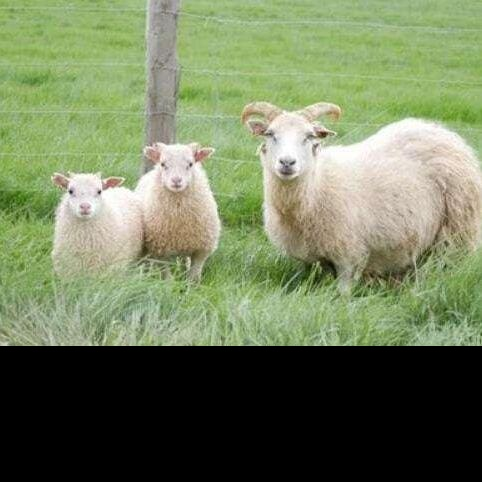
#> input picture 2022.01/p20220110/yolov3/yolov3_test/11.jpg, 482 x 482 px, found by its file name
$ python test05.py
#> lines starting #> are read from the running program, lines starting #| are printed output that depends on the picture; after the words box and inside, x2 and y2 are one past the last pixel; in counts of white or black regions, pixels touching at a corner belong together
import cv2
import numpy as np

img = cv2.imread("../img/11.jpg")
#> img is the input picture: shape (482, 482, 3); mean B, G, R 92.4, 126.2, 114.1
hsv = cv2.cvtColor(img,cv2.COLOR_BGR2HSV)
#> hsv: shape (482, 482, 3); mean H, S, V 28.2, 55.9, 128.3
lower_color = np.array([0,100,80])
upper_color = np.array([179,255,200])
mask = cv2.inRange(hsv,lower_color,upper_color)
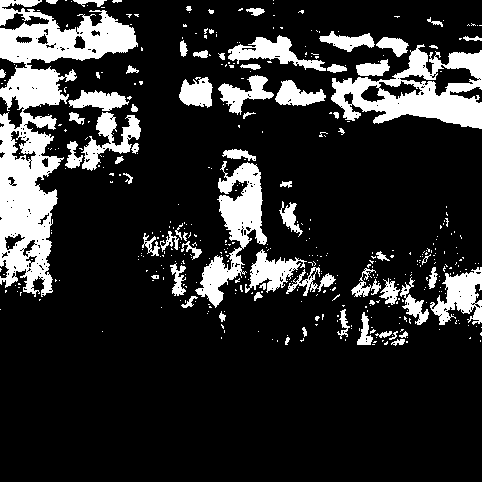
#> mask: shape (482, 482); 17.5% white; 439 white regions (369 under 20 px), largest, box (x1, y1, x2, y2) and area: (0, 0, 138, 297) 14344, (331, 44, 482, 129) 5975, (195, 161, 267, 308) 3757
cv2.imshow("src",img)
cv2.imshow("dst",mask)
cv2.waitKey(0)
cv2.destroyAllWindows()

$ run again, with 2022.01/p20220110/yolov3/yolov3_test/1.jpg copied over 2022.01/p20220110/yolov3/yolov3_test/11.jpg
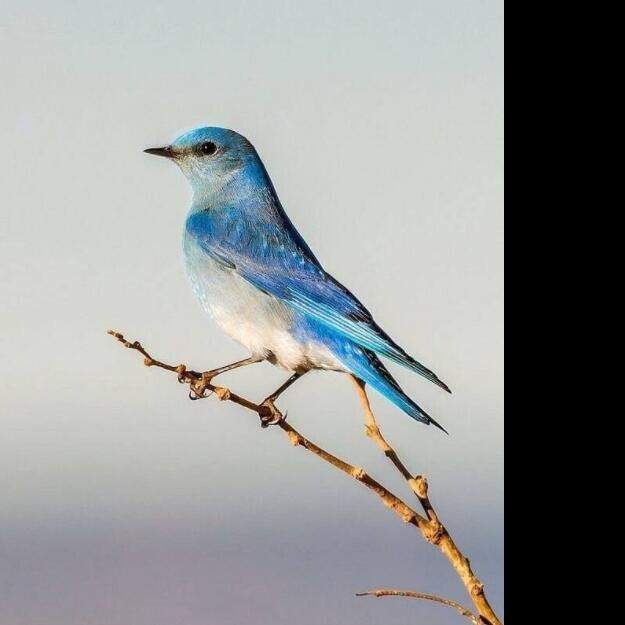
#> input picture 2022.01/p20220110/yolov3/yolov3_test/1.jpg, 625 x 625 px, found by its file name
#> img is the input picture: shape (625, 625, 3); mean B, G, R 150.5, 151, 148
#> hsv: shape (625, 625, 3); mean H, S, V 55.9, 18.6, 155.4
#> `mask = cv2.inRange(hsv,lower_color,upper_color)`:
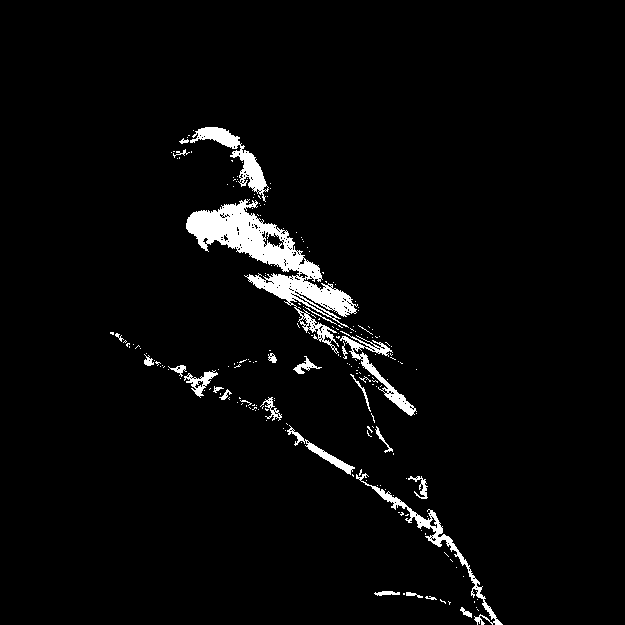
#> mask: shape (625, 625); 3.4% white; 208 white regions (181 under 20 px), largest, box (x1, y1, x2, y2) and area: (186, 199, 358, 354) 6784, (356, 473, 503, 625) 1367, (190, 127, 269, 202) 1364

$ run again, with 2022.01/p20220110/yolov3/yolov3_test/10.jpg copied over 2022.01/p20220110/yolov3/yolov3_test/11.jpg
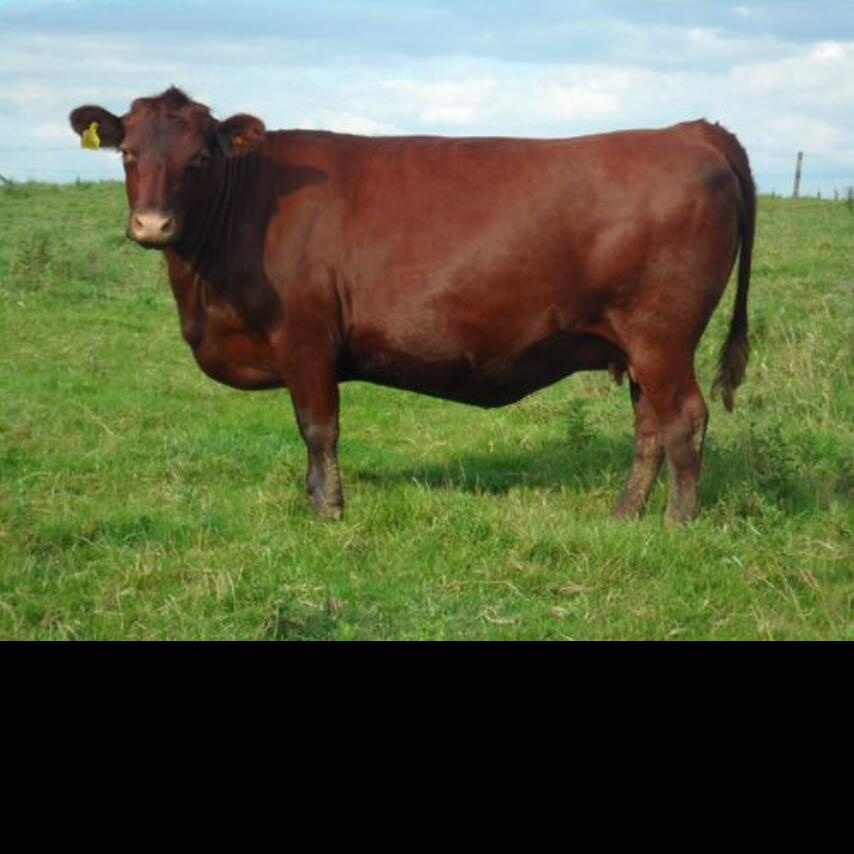
#> input picture 2022.01/p20220110/yolov3/yolov3_test/10.jpg, 854 x 854 px, found by its file name
#> img is the input picture: shape (854, 854, 3); mean B, G, R 67.7, 95.8, 90.7
#> hsv: shape (854, 854, 3); mean H, S, V 35.3, 93.3, 105.8
#> `mask = cv2.inRange(hsv,lower_color,upper_color)`:
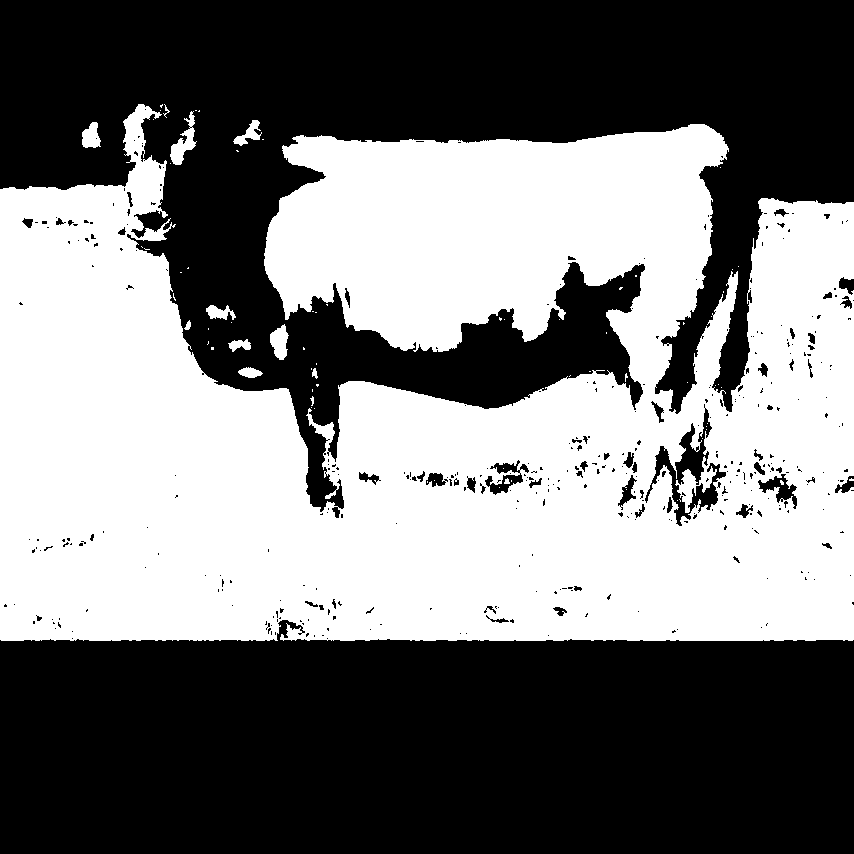
#> mask: shape (854, 854); 47% white; 73 white regions (60 under 20 px), largest, box (x1, y1, x2, y2) and area: (0, 104, 854, 641) 340127, (170, 111, 197, 165) 567, (270, 324, 289, 360) 445

$ run again, with 2022.01/p20220110/yolov3/yolov3_test/12.jpg copied over 2022.01/p20220110/yolov3/yolov3_test/11.jpg
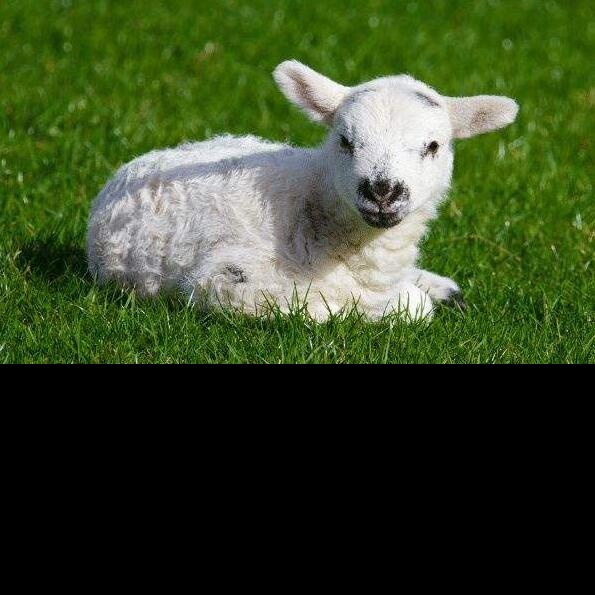
#> input picture 2022.01/p20220110/yolov3/yolov3_test/12.jpg, 595 x 595 px, found by its file name
#> img is the input picture: shape (595, 595, 3); mean B, G, R 38.4, 71.4, 56.5
#> hsv: shape (595, 595, 3); mean H, S, V 31.4, 95.5, 72.3
#> `mask = cv2.inRange(hsv,lower_color,upper_color)`:
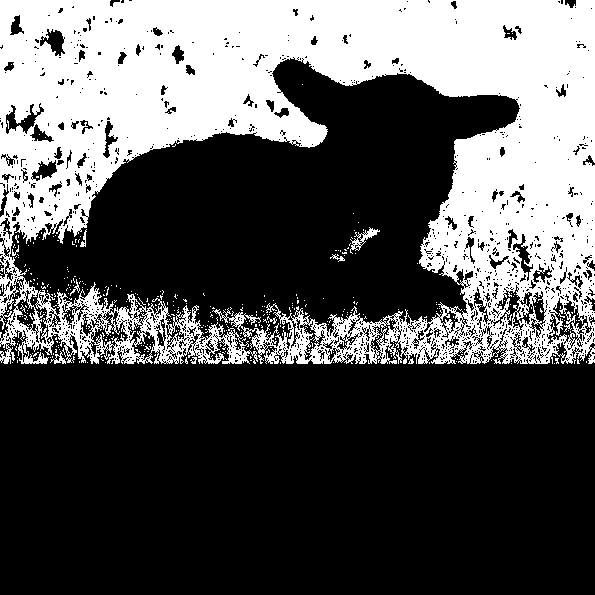
#> mask: shape (595, 595); 33.7% white; 389 white regions (379 under 20 px), largest, box (x1, y1, x2, y2) and area: (0, 0, 595, 364) 117938, (350, 227, 380, 254) 214, (50, 351, 66, 364) 75
